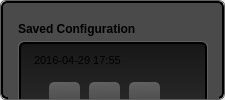
            <widget class="QFrame" name="frame_white_border_18">
             <property name="minimumSize">
              <size>
               <width>225</width>
               <height>0</height>
              </size>
             </property>
             <property name="maximumSize">
              <size>
               <width>230</width>
               <height>16777215</height>
              </size>
             </property>
             <property name="styleSheet">
              <string notr="true">QFrame {
    border: 1px solid rgb(95, 95, 95);
    border-radius: 6px;
}</string>
             </property>
             <property name="frameShape">
              <enum>QFrame::StyledPanel</enum>
             </property>
             <property name="frameShadow">
              <enum>QFrame::Raised</enum>
             </property>
             <property name="lineWidth">
              <number>1</number>
             </property>
             <layout class="QGridLayout" name="gridLayout_24">
              <property name="margin">
               <number>0</number>
              </property>
              <property name="spacing">
               <number>0</number>
              </property>
              <item row="0" column="0">
               <widget class="QFrame" name="frame_center_nest_9">
                <property name="minimumSize">
                 <size>
                  <width>0</width>
                  <height>0</height>
                 </size>
                </property>
                <property name="maximumSize">
                 <size>
                  <width>16777215</width>
                  <height>16777215</height>
                 </size>
                </property>
                <property name="styleSheet">
                 <string notr="true">QFrame {
  background: rgb(74, 74, 74);
    border-style: solid;
    border: 2px solid #000000;
    border-radius: 6px;
}</string>
                </property>
                <property name="frameShape">
                 <enum>QFrame::StyledPanel</enum>
                </property>
                <property name="frameShadow">
                 <enum>QFrame::Raised</enum>
                </property>
                <property name="lineWidth">
                 <number>1</number>
                </property>
                <widget class="QFrame" name="frame_19">
                 <property name="geometry">
                  <rect>
                   <x>7</x>
                   <y>10</y>
                   <width>211</width>
                   <height>241</height>
                  </rect>
                 </property>
                 <property name="styleSheet">
                  <string notr="true">border: none;</string>
                 </property>
                 <property name="frameShape">
                  <enum>QFrame::StyledPanel</enum>
                 </property>
                 <property name="frameShadow">
                  <enum>QFrame::Raised</enum>
                 </property>
                 <widget class="QLabel" name="label_32">
                  <property name="geometry">
                   <rect>
                    <x>10</x>
                    <y>10</y>
                    <width>161</width>
                    <height>16</height>
                   </rect>
                  </property>
                  <property name="font">
                   <font>
                    <weight>75</weight>
                    <bold>true</bold>
                   </font>
                  </property>
                  <property name="styleSheet">
                   <string notr="true">border: none;</string>
                  </property>
                  <property name="text">
                   <string>Saved Configuration</string>
                  </property>
                 </widget>
                 <widget class="QFrame" name="frame_78">
                  <property name="geometry">
                   <rect>
                    <x>10</x>
                    <y>30</y>
                    <width>190</width>
                    <height>200</height>
                   </rect>
                  </property>
                  <property name="minimumSize">
                   <size>
                    <width>190</width>
                    <height>100</height>
                   </size>
                  </property>
                  <property name="maximumSize">
                   <size>
                    <width>190</width>
                    <height>200</height>
                   </size>
                  </property>
                  <property name="styleSheet">
                   <string notr="true">QFrame {
background-color: none;
border: 1px solid rgb(95, 95, 95)
}</string>
                  </property>
                  <property name="frameShape">
                   <enum>QFrame::StyledPanel</enum>
                  </property>
                  <property name="frameShadow">
                   <enum>QFrame::Raised</enum>
                  </property>
                  <widget class="QFrame" name="frame_79">
                   <property name="geometry">
                    <rect>
                     <x>1</x>
                     <y>1</y>
                     <width>188</width>
                     <height>198</height>
                    </rect>
                   </property>
                   <property name="minimumSize">
                    <size>
                     <width>100</width>
                     <height>198</height>
                    </size>
                   </property>
                   <property name="maximumSize">
                    <size>
                     <width>190</width>
                     <height>198</height>
                    </size>
                   </property>
                   <property name="styleSheet">
                    <string notr="true">QFrame {

background-color: qlineargradient(spread:pad, x1:0, y1:0, x2:0, y2:1, stop:0 rgba(23, 23, 23, 255), stop:0.497561 rgba(50, 50, 50, 255), stop:1 rgba(44, 44, 44, 255));
border: 2px solid black;
}</string>
                   </property>
                   <property name="frameShape">
                    <enum>QFrame::StyledPanel</enum>
                   </property>
                   <property name="frameShadow">
                    <enum>QFrame::Raised</enum>
                   </property>
                   <widget class="QLabel" name="label_33">
                    <property name="geometry">
                     <rect>
                      <x>15</x>
                      <y>10</y>
                      <width>131</width>
                      <height>16</height>
                     </rect>
                    </property>
                    <property name="font">
                     <font>
                      <pointsize>8</pointsize>
                      <weight>50</weight>
                      <bold>false</bold>
                     </font>
                    </property>
                    <property name="styleSheet">
                     <string notr="true">border: none;
background:none;</string>
                    </property>
                    <property name="text">
                     <string>2016-04-29 17:55</string>
                    </property>
                   </widget>
                   <widget class="QPushButton" name="pushButton_72">
                    <property name="geometry">
                     <rect>
                      <x>20</x>
                      <y>150</y>
                      <width>35</width>
                      <height>30</height>
                     </rect>
                    </property>
                    <property name="minimumSize">
                     <size>
                      <width>20</width>
                      <height>20</height>
                     </size>
                    </property>
                    <property name="maximumSize">
                     <size>
                      <width>130</width>
                      <height>100</height>
                     </size>
                    </property>
                    <property name="font">
                     <font>
                      <pointsize>10</pointsize>
                      <weight>75</weight>
                      <bold>true</bold>
                     </font>
                    </property>
                    <property name="styleSheet">
                     <string notr="true">QPushButton:hover
{
    border: 1px solid #78879b;
    color: silver;
}

QPushButton
{
    border-color: rgb(0,0,0);
}

QPushButton {
background-color: qlineargradient(spread:pad, x1:0.546341, y1:1, x2:0.512195, y2:0, stop:0 rgba(67, 67, 67, 255), stop:1 rgba(96, 96, 96, 255));
border-radius: 5px;
}</string>
                    </property>
                    <property name="text">
                     <string/>
                    </property>
                    <property name="icon">
                     <iconset resource="grey_icons.qrc">
                      <normaloff>:/greys/images/grey_icons/10pc_gray_rename.svg</normaloff>:/greys/images/grey_icons/10pc_gray_rename.svg</iconset>
                    </property>
                    <property name="iconSize">
                     <size>
                      <width>28</width>
                      <height>28</height>
                     </size>
                    </property>
                   </widget>
                   <widget class="QPushButton" name="pushButton_73">
                    <property name="geometry">
                     <rect>
                      <x>66</x>
                      <y>150</y>
                      <width>35</width>
                      <height>30</height>
                     </rect>
                    </property>
                    <property name="minimumSize">
                     <size>
                      <width>20</width>
                      <height>20</height>
                     </size>
                    </property>
                    <property name="maximumSize">
                     <size>
                      <width>130</width>
                      <height>100</height>
                     </size>
                    </property>
                    <property name="font">
                     <font>
                      <pointsize>10</pointsize>
                      <weight>75</weight>
                      <bold>true</bold>
                     </font>
                    </property>
                    <property name="styleSheet">
                     <string notr="true">QPushButton:hover
{
    border: 1px solid #78879b;
    color: silver;
}

QPushButton
{
    border-color: rgb(0,0,0);
}

QPushButton {
background-color: qlineargradient(spread:pad, x1:0.546341, y1:1, x2:0.512195, y2:0, stop:0 rgba(67, 67, 67, 255), stop:1 rgba(96, 96, 96, 255));
border-radius: 5px;
}</string>
                    </property>
                    <property name="text">
                     <string/>
                    </property>
                    <property name="icon">
                     <iconset resource="grey_icons.qrc">
                      <normaloff>:/greys/images/grey_icons/1opc_gray_trash.svg</normaloff>:/greys/images/grey_icons/1opc_gray_trash.svg</iconset>
                    </property>
                    <property name="iconSize">
                     <size>
                      <width>28</width>
                      <height>28</height>
                     </size>
                    </property>
                   </widget>
                   <widget class="QPushButton" name="pushButton_144">
                    <property name="geometry">
                     <rect>
                      <x>30</x>
                      <y>40</y>
                      <width>31</width>
                      <height>31</height>
                     </rect>
                    </property>
                    <property name="minimumSize">
                     <size>
                      <width>20</width>
                      <height>20</height>
                     </size>
                    </property>
                    <property name="maximumSize">
                     <size>
                      <width>130</width>
                      <height>100</height>
                     </size>
                    </property>
                    <property name="font">
                     <font>
                      <pointsize>8</pointsize>
                      <weight>75</weight>
                      <bold>true</bold>
                     </font>
                    </property>
                    <property name="styleSheet">
                     <string notr="true">QPushButton:hover
{
    border: 1px solid #78879b;
    color: silver;
}

QPushButton
{
    border-color: rgb(0,0,0);
}

QPushButton {
background-color: qlineargradient(spread:pad, x1:0.546341, y1:1, x2:0.512195, y2:0, stop:0 rgba(67, 67, 67, 255), stop:1 rgba(96, 96, 96, 255));
border-radius: 5px;
}</string>
                    </property>
                    <property name="text">
                     <string/>
                    </property>
                    <property name="icon">
                     <iconset resource="grey_icons.qrc">
                      <normaloff>:/greys/images/grey_icons/10pc_gray_oct_volume.svg</normaloff>:/greys/images/grey_icons/10pc_gray_oct_volume.svg</iconset>
                    </property>
                    <property name="iconSize">
                     <size>
                      <width>20</width>
                      <height>20</height>
                     </size>
                    </property>
                   </widget>
                   <widget class="QPushButton" name="pushButton_145">
                    <property name="geometry">
                     <rect>
                      <x>70</x>
                      <y>40</y>
                      <width>31</width>
                      <height>31</height>
                     </rect>
                    </property>
                    <property name="minimumSize">
                     <size>
                      <width>20</width>
                      <height>20</height>
                     </size>
                    </property>
                    <property name="maximumSize">
                     <size>
                      <width>130</width>
                      <height>100</height>
                     </size>
                    </property>
                    <property name="font">
                     <font>
                      <pointsize>8</pointsize>
                      <weight>75</weight>
                      <bold>true</bold>
                     </font>
                    </property>
                    <property name="styleSheet">
                     <string notr="true">QPushButton:hover
{
    border: 1px solid #78879b;
    color: silver;
}

QPushButton
{
    border-color: rgb(0,0,0);
}

QPushButton {
background-color: qlineargradient(spread:pad, x1:0.546341, y1:1, x2:0.512195, y2:0, stop:0 rgba(67, 67, 67, 255), stop:1 rgba(96, 96, 96, 255));
border-radius: 5px;
}</string>
                    </property>
                    <property name="text">
                     <string/>
                    </property>
                    <property name="icon">
                     <iconset resource="grey_icons.qrc">
                      <normaloff>:/greys/images/grey_icons/10pc_gray_raw_oct_data.svg</normaloff>:/greys/images/grey_icons/10pc_gray_raw_oct_data.svg</iconset>
                    </property>
                    <property name="iconSize">
                     <size>
                      <width>20</width>
                      <height>20</height>
                     </size>
                    </property>
                   </widget>
                   <widget class="QPushButton" name="pushButton_146">
                    <property name="geometry">
                     <rect>
                      <x>110</x>
                      <y>40</y>
                      <width>31</width>
                      <height>31</height>
                     </rect>
                    </property>
                    <property name="minimumSize">
                     <size>
                      <width>20</width>
                      <height>20</height>
                     </size>
                    </property>
                    <property name="maximumSize">
                     <size>
                      <width>130</width>
                      <height>100</height>
                     </size>
                    </property>
                    <property name="font">
                     <font>
                      <pointsize>8</pointsize>
                      <weight>75</weight>
                      <bold>true</bold>
                     </font>
                    </property>
                    <property name="styleSheet">
                     <string notr="true">QPushButton:hover
{
    border: 1px solid #78879b;
    color: silver;
}

QPushButton
{
    border-color: rgb(0,0,0);
}

QPushButton {
background-color: qlineargradient(spread:pad, x1:0.546341, y1:1, x2:0.512195, y2:0, stop:0 rgba(67, 67, 67, 255), stop:1 rgba(96, 96, 96, 255));
border-radius: 5px;
}</string>
                    </property>
                    <property name="text">
                     <string/>
                    </property>
                    <property name="icon">
                     <iconset resource="grey_icons.qrc">
                      <normaloff>:/greys/images/grey_icons/10pc_gray_visible_camera.svg</normaloff>:/greys/images/grey_icons/10pc_gray_visible_camera.svg</iconset>
                    </property>
                    <property name="iconSize">
                     <size>
                      <width>20</width>
                      <height>20</height>
                     </size>
                    </property>
                   </widget>
                  </widget>
                 </widget>
                </widget>
               </widget>
              </item>
             </layout>
            </widget>
